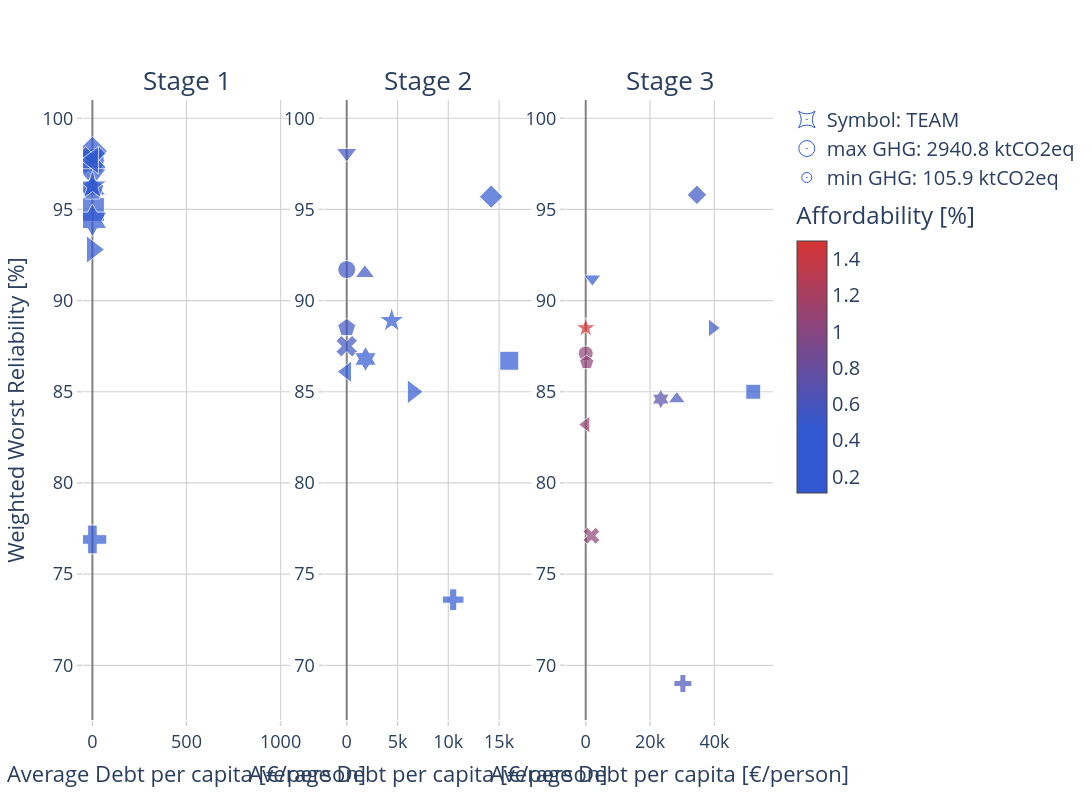

Notebook source saved alongside this figure:
### Code cell
import sys
project_root = Path("..").resolve()   # repo root when notebook is in visualization/
if str(project_root) not in sys.path:
    sys.path.insert(0, str(project_root))

from scripts import bwf_rank

team_data_dict = bwf_rank.upload_teams_data(teams_dir=Path("..", "teams"))

n_teams_started = sum(1 for td in team_data_dict.values() if not td.reference)
n_teams_completed = sum(1 for td in team_data_dict.values() if not td.reference and td.complete)

rankings = bwf_rank.compute_rankings(team_data_dict)

bwf_rank.plot_scatter_perceptions(team_data_dict).show()

### Figure 1 — Plotly figure (JSON) as saved in the notebook; plotly's stock layout.template omitted (floating-point values rounded to 4 significant figures)
{"data": [{"hoverinfo": "text", "marker": {"cmax": 1.5, "cmin": 0.11, "color": [0.27, 0.22, 0.22, 0.24, 0.27, 0.27, 0.11, 0.27, 0.27, 0.27, 0.24, 0.3], "colorbar": {"len": 0.5, "title": {"text": "Affordability [%]"}, "y": 0.6}, "colorscale": [[0, "#3059D1"], [0.25, "#3059D1"], [1, "#D63434"]], "showscale": false, "size": [24, 24, 23, 24, 24, 23, 24, 24, 24, 24, 22, 25], "symbol": ["circle", "square", "diamond", "cross", "x", "triangle-up", "triangle-down", "triangle-left", "triangle-right", "pentagon", "star", "hexagram"]}, "mode": "markers", "showlegend": false, "text": ["Team: TEAM00<br>FIN: 0.0 €/person<br>EMS: 2778.0 ktCO2eq<br>REL: 97.7 %<br>AFF: 0.27 %", "Team: TEAM284<br>FIN: 0.0 €/person<br>EMS: 2860.0 ktCO2eq<br>REL: 95.0 %<br>AFF: 0.22 %", "Team: TEAM286<br>FIN: 0.0 €/person<br>EMS: 2630.0 ktCO2eq<br>REL: 98.2 %<br>AFF: 0.22 %", "Team: TEAM288<br>FIN: 0.0 €/person<br>EMS: 2710.0 ktCO2eq<br>REL: 76.9 %<br>AFF: 0.24 %", "Team: TEAM290<br>FIN: 0.0 €/person<br>EMS: 2777.0 ktCO2eq<br>REL: 97.7 %<br>AFF: 0.27 %", "Team: TEAM293<br>FIN: 0.0 €/person<br>EMS: 2510.0 ktCO2eq<br>REL: 96.1 %<br>AFF: 0.27 %", "Team: TEAM294<br>FIN: 0.0 €/person<br>EMS: 2873.0 ktCO2eq<br>REL: 96.9 %<br>AFF: 0.11 %", "Team: TEAM296<br>FIN: 0.0 €/person<br>EMS: 2778.0 ktCO2eq<br>REL: 97.7 %<br>AFF: 0.27 %", "Team: TEAM297<br>FIN: 0.0 €/person<br>EMS: 2741.0 ktCO2eq<br>REL: 92.8 %<br>AFF: 0.27 %", "Team: TEAM299<br>FIN: 0.0 €/person<br>EMS: 2865.0 ktCO2eq<br>REL: 96.1 %<br>AFF: 0.27 %", "Team: TEAM300<br>FIN: 0.0 €/person<br>EMS: 2355.0 ktCO2eq<br>REL: 96.3 %<br>AFF: 0.24 %", "Team: TEAM302<br>FIN: 0.0 €/person<br>EMS: 2941.0 ktCO2eq<br>REL: 94.4 %<br>AFF: 0.3 %"], "type": "scatter", "x": [0.0, 0.0, 0.0, 0.0, 0.0, 0.0, 0.0, 0.0, 0.0, 0.0, 0.0, 0.0], "xaxis": "x", "y": [97.7, 95.0, 98.2, 76.9, 97.7, 96.1, 96.9, 97.7, 92.8, 96.1, 96.3, 94.4], "yaxis": "y"}, {"hoverinfo": "text", "marker": {"cmax": 1.5, "cmin": 0.11, "color": [0.55, 0.16, 0.27, 0.32, 0.55, 0.55, 0.57, 0.46, 0.34, 0.55, 0.38, 0.42], "colorbar": {"len": 0.5, "title": {"text": "Affordability [%]"}, "y": 0.6}, "colorscale": [[0, "#3059D1"], [0.25, "#3059D1"], [1, "#D63434"]], "showscale": false, "size": [18, 19, 18, 18, 19, 17, 18, 19, 21, 19, 19, 19], "symbol": ["circle", "square", "diamond", "cross", "x", "triangle-up", "triangle-down", "triangle-left", "triangle-right", "pentagon", "star", "hexagram"]}, "mode": "markers", "showlegend": false, "text": ["Team: TEAM00<br>FIN: 0.0 €/person<br>EMS: 1186.0 ktCO2eq<br>REL: 91.7 %<br>AFF: 0.55 %", "Team: TEAM284<br>FIN: 16004.3 €/person<br>EMS: 1346.0 ktCO2eq<br>REL: 86.7 %<br>AFF: 0.16 %", "Team: TEAM286<br>FIN: 14225.23 €/person<br>EMS: 975.0 ktCO2eq<br>REL: 95.7 %<br>AFF: 0.27 %", "Team: TEAM288<br>FIN: 10480.8 €/person<br>EMS: 1175.0 ktCO2eq<br>REL: 73.6 %<br>AFF: 0.32 %", "Team: TEAM290<br>FIN: 0.0 €/person<br>EMS: 1298.0 ktCO2eq<br>REL: 87.5 %<br>AFF: 0.55 %", "Team: TEAM293<br>FIN: 1789.29 €/person<br>EMS: 937.0 ktCO2eq<br>REL: 91.5 %<br>AFF: 0.55 %", "Team: TEAM294<br>FIN: 0.0 €/person<br>EMS: 1107.0 ktCO2eq<br>REL: 98.1 %<br>AFF: 0.57 %", "Team: TEAM296<br>FIN: 0.0 €/person<br>EMS: 1368.0 ktCO2eq<br>REL: 86.1 %<br>AFF: 0.46 %", "Team: TEAM297<br>FIN: 6483.71 €/person<br>EMS: 2025.0 ktCO2eq<br>REL: 85.0 %<br>AFF: 0.34 %", "Team: TEAM299<br>FIN: 0.0 €/person<br>EMS: 1248.0 ktCO2eq<br>REL: 88.5 %<br>AFF: 0.55 %", "Team: TEAM300<br>FIN: 4428.07 €/person<br>EMS: 1308.0 ktCO2eq<br>REL: 88.9 %<br>AFF: 0.38 %", "Team: TEAM302<br>FIN: 1853.61 €/person<br>EMS: 1338.0 ktCO2eq<br>REL: 86.8 %<br>AFF: 0.42 %"], "type": "scatter", "x": [0.0, 16000.0, 14230.0, 10480.0, 0.0, 1789.0, 0.0, 0.0, 6484.0, 0.0, 4428.0, 1854.0], "xaxis": "x2", "y": [91.7, 86.7, 95.7, 73.6, 87.5, 91.5, 98.1, 86.1, 85.0, 88.5, 88.9, 86.8], "yaxis": "y2"}, {"hoverinfo": "text", "marker": {"cmax": 1.5, "cmin": 0.11, "color": [1.06, 0.16, 0.53, 0.61, 1.06, 0.6, 0.36, 1.09, 0.51, 1.06, 1.5, 0.72], "colorbar": {"len": 0.5, "title": {"text": "Affordability [%]"}, "y": 0.6}, "colorscale": [[0, "#3059D1"], [0.25, "#3059D1"], [1, "#D63434"]], "showscale": true, "size": [15, 15, 15, 15, 15, 15, 15, 15, 16, 15, 15, 15], "symbol": ["circle", "square", "diamond", "cross", "x", "triangle-up", "triangle-down", "triangle-left", "triangle-right", "pentagon", "star", "hexagram"]}, "mode": "markers", "showlegend": false, "text": ["Team: TEAM00<br>FIN: 0.0 €/person<br>EMS: 143.0 ktCO2eq<br>REL: 87.1 %<br>AFF: 1.06 %", "Team: TEAM284<br>FIN: 52070.71 €/person<br>EMS: 151.0 ktCO2eq<br>REL: 85.0 %<br>AFF: 0.16 %", "Team: TEAM286<br>FIN: 34555.16 €/person<br>EMS: 118.0 ktCO2eq<br>REL: 95.8 %<br>AFF: 0.53 %", "Team: TEAM288<br>FIN: 30201.46 €/person<br>EMS: 148.0 ktCO2eq<br>REL: 69.0 %<br>AFF: 0.61 %", "Team: TEAM290<br>FIN: 1772.22 €/person<br>EMS: 160.0 ktCO2eq<br>REL: 77.1 %<br>AFF: 1.06 %", "Team: TEAM293<br>FIN: 28313.48 €/person<br>EMS: 106.0 ktCO2eq<br>REL: 84.6 %<br>AFF: 0.6 %", "Team: TEAM294<br>FIN: 2064.33 €/person<br>EMS: 145.0 ktCO2eq<br>REL: 91.2 %<br>AFF: 0.36 %", "Team: TEAM296<br>FIN: 119.44 €/person<br>EMS: 153.0 ktCO2eq<br>REL: 83.2 %<br>AFF: 1.09 %", "Team: TEAM297<br>FIN: 39363.72 €/person<br>EMS: 582.0 ktCO2eq<br>REL: 88.5 %<br>AFF: 0.51 %", "Team: TEAM299<br>FIN: 308.32 €/person<br>EMS: 155.0 ktCO2eq<br>REL: 86.6 %<br>AFF: 1.06 %", "Team: TEAM300<br>FIN: 0.91 €/person<br>EMS: 134.0 ktCO2eq<br>REL: 88.5 %<br>AFF: 142.24 %", "Team: TEAM302<br>FIN: 23328.94 €/person<br>EMS: 160.0 ktCO2eq<br>REL: 84.6 %<br>AFF: 0.72 %"], "type": "scatter", "x": [0.0, 52070.0, 34560.0, 30200.0, 1772.0, 28310.0, 2064.0, 119.4, 39360.0, 308.3, 0.9131, 23330.0], "xaxis": "x3", "y": [87.1, 85.0, 95.8, 69.0, 77.1, 84.6, 91.2, 83.2, 88.5, 86.6, 88.5, 84.6], "yaxis": "y3"}, {"marker": {"color": "#3059D1", "size": 15, "symbol": "star-square-open-dot"}, "mode": "markers", "name": "Symbol: TEAM", "showlegend": true, "type": "scatter", "x": [null], "y": [null]}, {"marker": {"color": "#3059D1", "size": 25, "symbol": "circle-open-dot"}, "mode": "markers", "name": "max GHG: 2940.8 ktCO2eq", "showlegend": true, "type": "scatter", "x": [null], "y": [null]}, {"marker": {"color": "#3059D1", "size": 10, "symbol": "circle-open-dot"}, "mode": "markers", "name": "min GHG: 105.9 ktCO2eq", "showlegend": true, "type": "scatter", "x": [null], "y": [null]}], "layout": {"annotations": [{"font": {"size": 26}, "showarrow": false, "text": "Stage 1", "x": 0.15, "xanchor": "center", "xref": "paper", "y": 1, "yanchor": "bottom", "yref": "paper"}, {"font": {"size": 26}, "showarrow": false, "text": "Stage 2", "x": 0.5, "xanchor": "center", "xref": "paper", "y": 1, "yanchor": "bottom", "yref": "paper"}, {"font": {"size": 26}, "showarrow": false, "text": "Stage 3", "x": 0.85, "xanchor": "center", "xref": "paper", "y": 1, "yanchor": "bottom", "yref": "paper"}], "font": {"size": 20}, "height": 800, "legend": {"font": {"size": 20}, "title": {"font": {"size": 22}}}, "paper_bgcolor": "white", "plot_bgcolor": "white", "showlegend": true, "width": 1600, "xaxis": {"anchor": "y", "domain": [0, 0.3], "gridcolor": "lightgray", "gridwidth": 1.2, "range": [-50, 1050], "showgrid": true, "tickcolor": "lightgray", "tickfont": {"size": 18}, "ticks": "outside", "tickwidth": 1.5, "title": {"font": {"size": 22}, "text": "Average Debt per capita [€/person]"}, "zeroline": true, "zerolinecolor": "gray", "zerolinewidth": 2}, "xaxis2": {"anchor": "y2", "domain": [0.35, 0.65], "gridcolor": "lightgray", "gridwidth": 1.2, "showgrid": true, "tickcolor": "lightgray", "tickfont": {"size": 18}, "ticks": "outside", "tickwidth": 1.5, "title": {"font": {"size": 22}, "text": "Average Debt per capita [€/person]"}, "zeroline": true, "zerolinecolor": "gray", "zerolinewidth": 2}, "xaxis3": {"anchor": "y3", "domain": [0.7, 1], "gridcolor": "lightgray", "gridwidth": 1.2, "showgrid": true, "tickcolor": "lightgray", "tickfont": {"size": 18}, "ticks": "outside", "tickwidth": 1.5, "title": {"font": {"size": 22}, "text": "Average Debt per capita [€/person]"}, "zeroline": true, "zerolinecolor": "gray", "zerolinewidth": 2}, "yaxis": {"anchor": "x", "domain": [0, 1], "gridcolor": "lightgray", "gridwidth": 1.2, "range": [67, 101], "showgrid": true, "tickcolor": "lightgray", "tickfont": {"size": 18}, "ticks": "outside", "tickwidth": 1.5, "title": {"font": {"size": 22}, "text": "Weighted Worst Reliability [%]"}, "zeroline": true, "zerolinecolor": "gray", "zerolinewidth": 2}, "yaxis2": {"anchor": "x2", "domain": [0, 1], "gridcolor": "lightgray", "gridwidth": 1.2, "range": [67, 101], "showgrid": true, "tickcolor": "lightgray", "tickfont": {"size": 18}, "ticks": "outside", "tickwidth": 1.5, "title": {"font": {"size": 22}, "text": ""}, "zeroline": true, "zerolinecolor": "gray", "zerolinewidth": 2}, "yaxis3": {"anchor": "x3", "domain": [0, 1], "gridcolor": "lightgray", "gridwidth": 1.2, "range": [67, 101], "showgrid": true, "tickcolor": "lightgray", "tickfont": {"size": 18}, "ticks": "outside", "tickwidth": 1.5, "title": {"font": {"size": 22}, "text": ""}, "zeroline": true, "zerolinecolor": "gray", "zerolinewidth": 2}}}
